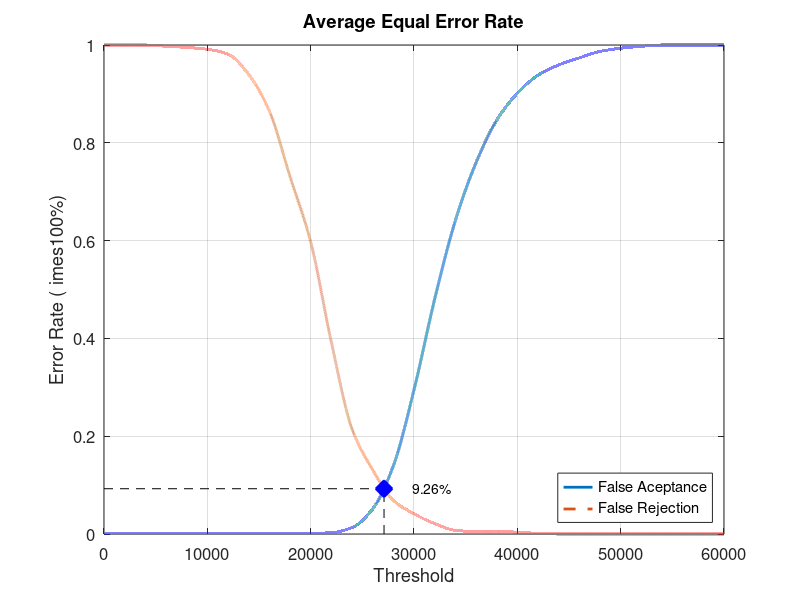
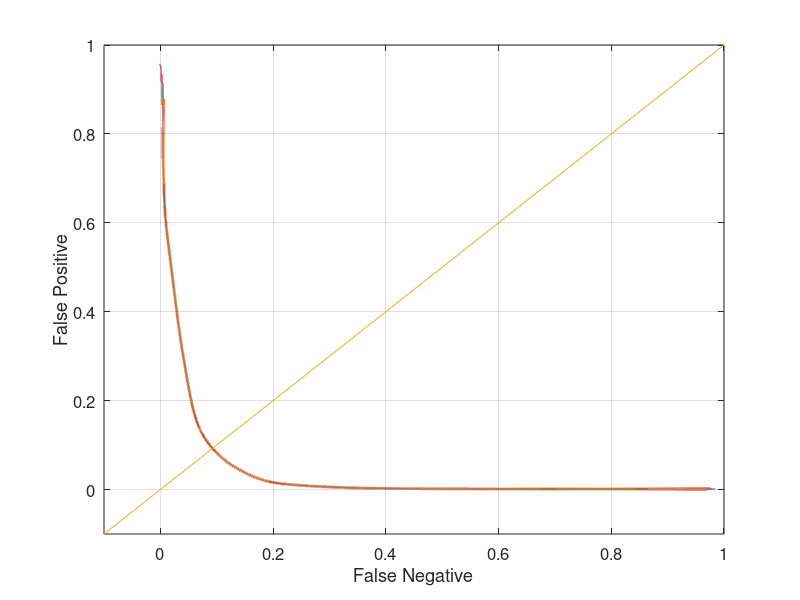

Write MATLAB code to recreate these figures, in order.
close all;
clear;
clc;
x = 0:2000:60000;
xq = 0:0.5:60000;

y0 = [0 0.00131579 0.00131579 0.00131579 0.00131579 0.00131579 0.00131579 0.00131579 0.00131579 0.00131579 0.00131579 0.00263158 0.0131579 0.0513158 0.139474 0.294737 0.480263 0.64079 0.759211 0.846053 0.901316 0.938158 0.959211 0.973684 0.986842 0.993421 0.997368 1 1 1 1]
yy0 = interp1(x, y0, xq, 'pchip');
y1 = [1 1 1 0.9975 0.995 0.99125 0.98125 0.94 0.865 0.73125 0.5975 0.3925 0.215 0.13125 0.06875 0.04125 0.02125 0.0075 0.005 0.005 0.00375 0.00125 0 0 0 0 0 0 0 0 0]
yy1 = interp1(x, y1, xq, 'pchip');

% Calculating EER: 
y2 = abs(y0 - y1);
find(y2 == min(y2))
yy2 = abs(yy0 - yy1);
xEER = find(yy2 == min(yy2));
xEERIndex = xq(xEER) % X-axis EER
yEER = yy0(xEER) % Y-axis EER

main = figure
plot(xq, yy0,'-','LineWidth', 2);	hold on
plot(xq, yy1,'--','LineWidth', 2);	hold on
plot([xEERIndex xEERIndex], [0 yEER], 'k--');	hold on
plot([0 xEERIndex], [yEER yEER], 'k--');	hold on
plot(xEERIndex, yEER, 'bx', 'LineWidth', 10);	hold on
text(xEERIndex + 10 * xEERIndex / 100, yEER, [num2str(round((10000 * yEER)) / 100) '%'])
legend('False Aceptance', 'False Rejection', 'Location', 'SouthEast')
xlabel('Threshold')
ylabel('Error Rate (	imes100%)')
title('Average Equal Error Rate')
set(gca, 'FontSize', 12)
axis([0 60000 0 1])
grid on

print(main, 'Experiment4AverageMain', '-dpng');
FNRxFPR = figure('Color', [1 1 1]);
plot(yy1, yy0, '-', yy1, yy0, 'LineWidth', 2);
hold on
y = -0.1:0.1:1
plot(y, y); 
set(gca, 'FontSize', 12)
xlabel('False Negative')
ylabel('False Positive')
axis([-0.1 1 -0.1 1])
set(gca, 'FontSize', 12)
grid on

print(FNRxFPR, 'Experiment4AverageFNRxFPR','-dpng');
